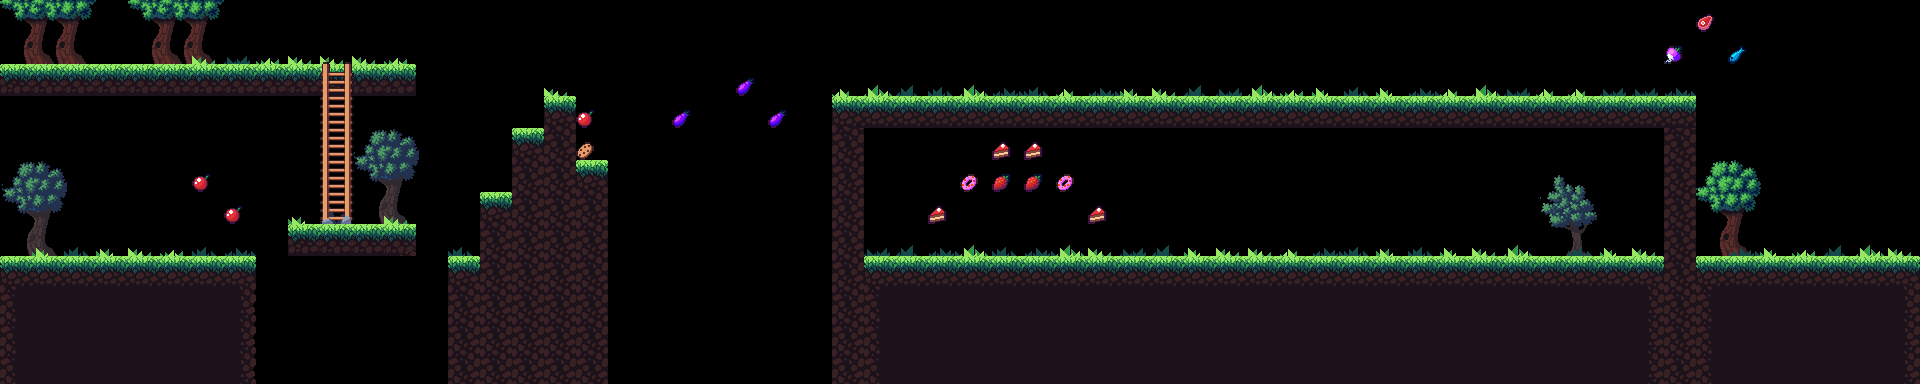

Rendered tile map (Tiled .tmx) drawn with the repository's tilesets; below, a short description and the map source with its tile grids summarised:
An orthogonal 60x12 tile map with 32x32 px tiles, 3 tile layers (env, floor, items), 6 tilesets and 31 objects (7x coin, 5x trap_spikes, 3x trap_blade, 2x revivePoint, 2x key, ...).

<map version="1.0" tiledversion="1.1.6" orientation="orthogonal" renderorder="right-down" width="60" height="12" tilewidth="32" tileheight="32" infinite="0" nextobjectid="81">
 <tileset firstgid="1" source="TileSet.tsx" />
 <tileset firstgid="43" source="ladder.tsx" />
 <tileset firstgid="49" source="food.tsx" />
 <tileset firstgid="64" source="pointer.tsx" />
 <tileset firstgid="66" source="trees.tsx" />
 <tileset firstgid="70" source="grass.tsx" />
 <layer name="env" width="60" height="12">
  <data>[720 cells, 188 non-empty, 16 distinct tile ids]</data>
 </layer>
 <layer name="floor" width="60" height="12">
  <data>[720 cells, 254 non-empty, 11 distinct tile ids]</data>
 </layer>
 <layer name="items" width="60" height="12">
  <data>[720 cells, 23 non-empty, 12 distinct tile ids]</data>
 </layer>
 <objectgroup name="obj">
  <object id="3" name="revivePoint" x="82" y="256.043" width="9.125" height="7.125">
   <properties>
    <property name="kind" value="revivePoint" />
    <property name="prefab" value="gl_revivepoint" />
   </properties>
  </object>
  <object id="41" name="door3" x="1895.42" y="237.417">
   <properties>
    <property name="kind" value="Door" />
    <property name="prefab" value="portal" />
    <property name="roll" value="100" />
    <property name="target" value="ext_gl2" />
   </properties>
  </object>
  <object id="42" x="718.667" y="212">
   <properties>
    <property name="dir" value="y" />
    <property name="kind" value="moveladder" />
    <property name="prefab" value="gl_moveladder" />
    <property name="range" type="int" value="64" />
    <property name="speed" type="int" value="3" />
   </properties>
  </object>
  <object id="43" name="door1" x="282" y="47.3333">
   <properties>
    <property name="isLocalDoor" type="bool" value="true" />
    <property name="kind" value="Door" />
    <property name="offsetX" type="int" value="100" />
    <property name="prefab" value="portal" />
    <property name="roll" value="100" />
    <property name="target" value="door2" />
   </properties>
  </object>
  <object id="44" name="door2" x="1641.5" y="206">
   <properties>
    <property name="isLocalDoor" type="bool" value="true" />
    <property name="kind" value="Door" />
    <property name="offsetX" type="int" value="-100" />
    <property name="prefab" value="portal" />
    <property name="roll" value="100" />
    <property name="target" value="door1" />
   </properties>
  </object>
  <object id="45" name="ladder" x="336.394" y="64.303">
   <properties>
    <property name="kind" value="ladder" />
    <property name="prefab" value="trigger_ladder_down" />
   </properties>
  </object>
  <object id="46" name="key" x="590.794" y="78.4541">
   <properties>
    <property name="count" value="1" />
    <property name="kind" value="Key" />
    <property name="prefab" value="gl_mh_key" />
    <property name="target" value="TreasureBox" />
   </properties>
  </object>
  <object id="48" name="key" x="305.667" y="197">
   <properties>
    <property name="count" value="1" />
    <property name="kind" value="Key" />
    <property name="prefab" value="gl_mh_key" />
    <property name="target" value="TreasureBox" />
   </properties>
  </object>
  <object id="50" name="trap_blade" x="1866.21" y="143.348">
   <properties>
    <property name="kind" value="trap" />
    <property name="prefab" value="blade" />
   </properties>
  </object>
  <object id="51" name="trap_blade" x="1907.02" y="171.008">
   <properties>
    <property name="kind" value="trap" />
    <property name="prefab" value="blade" />
   </properties>
  </object>
  <object id="52" name="trap_blade" x="1825.61" y="168.295">
   <properties>
    <property name="kind" value="trap" />
    <property name="prefab" value="blade" />
   </properties>
  </object>
  <object id="66" name="chest" x="950.354" y="256.083">
   <properties>
    <property name="items" value="[[&quot;10000101&quot;,75,[10,15]],[&quot;10000102&quot;,7,[5,7]],[&quot;10000002&quot;,3],[&quot;10001002&quot;,2]]" />
    <property name="keyCount" type="int" value="2" />
    <property name="kind" value="TreasureBox" />
    <property name="prefab" value="gl_mh_chest" />
   </properties>
   <ellipse />
  </object>
  <object id="67" name="trap_spikes" x="1228.38" y="256.138" width="20.1596" height="16.8905">
   <properties>
    <property name="kind" value="trap" />
    <property name="prefab" value="spikes" />
   </properties>
  </object>
  <object id="68" name="trap_spikes" x="1268.38" y="255.971" width="20.1596" height="16.8905">
   <properties>
    <property name="kind" value="trap" />
    <property name="prefab" value="spikes" />
   </properties>
  </object>
  <object id="69" name="trap_spikes" x="1819.56" y="255.964" width="20.1596" height="16.8905">
   <properties>
    <property name="kind" value="trap" />
    <property name="prefab" value="spikes" />
   </properties>
  </object>
  <object id="71" name="coin" x="1303.5" y="194.5">
   <properties>
    <property name="id" value="10000101" />
    <property name="kind" value="coin" />
    <property name="len" type="int" value="80" />
    <property name="num" type="int" value="5" />
    <property name="px" type="int" value="0" />
    <property name="py" type="int" value="0" />
    <property name="rot" value="30" />
    <property name="shape" value="circle" />
   </properties>
   <ellipse />
  </object>
  <object id="72" name="coin" x="463" y="242">
   <properties>
    <property name="id" value="10000101" />
    <property name="kind" value="coin" />
    <property name="num" type="int" value="1" />
    <property name="px" type="int" value="0" />
    <property name="py" type="int" value="0" />
    <property name="rot" value="0" />
    <property name="shape" value="line" />
   </properties>
   <ellipse />
  </object>
  <object id="73" name="coin" x="495.909" y="179.357">
   <properties>
    <property name="id" value="10000101" />
    <property name="kind" value="coin" />
    <property name="num" type="int" value="1" />
    <property name="px" type="int" value="0" />
    <property name="py" type="int" value="0" />
    <property name="rot" value="0" />
    <property name="shape" value="line" />
   </properties>
   <ellipse />
  </object>
  <object id="74" name="coin" x="525.97" y="114.838">
   <properties>
    <property name="id" value="10000101" />
    <property name="kind" value="coin" />
    <property name="num" type="int" value="1" />
    <property name="px" type="int" value="0" />
    <property name="py" type="int" value="0" />
    <property name="rot" value="0" />
    <property name="shape" value="line" />
   </properties>
   <ellipse />
  </object>
  <object id="75" name="coin" x="558.667" y="83.3333">
   <properties>
    <property name="id" value="10000101" />
    <property name="kind" value="coin" />
    <property name="num" type="int" value="1" />
    <property name="px" type="int" value="0" />
    <property name="py" type="int" value="0" />
    <property name="rot" value="0" />
    <property name="shape" value="line" />
   </properties>
   <ellipse />
  </object>
  <object id="76" name="coin" x="1415.33" y="54">
   <properties>
    <property name="id" value="10000101" />
    <property name="kind" value="coin" />
    <property name="len" type="int" value="80" />
    <property name="num" type="int" value="5" />
    <property name="px" type="int" value="0" />
    <property name="py" type="int" value="0" />
    <property name="rot" value="30" />
    <property name="shape" value="circle" />
   </properties>
   <ellipse />
  </object>
  </objectgroup>
 <objectgroup name="born">
  <!-- 6 objects omitted --></objectgroup>
</map>
<!-- 10 of 31 objects omitted -->
